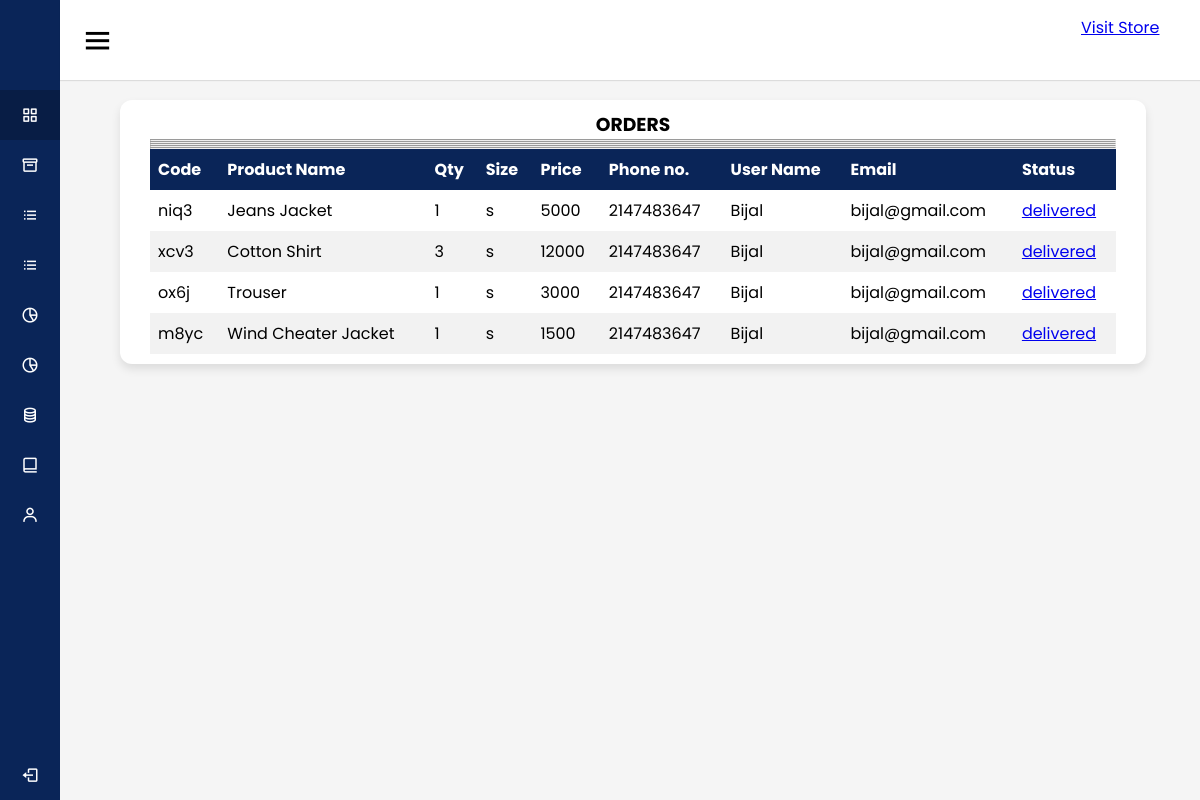
The app's page /orderdisplay.php with its own data.
### tables this page shows
CREATE TABLE `customer_order` (
  `code` varchar(100) NOT NULL,
  `product_name` varchar(1000) NOT NULL,
  `quantity` int(100) NOT NULL,
  `size` varchar(50) NOT NULL,
  `price` int(11) NOT NULL,
  `phone` int(11) NOT NULL,
  `email` varchar(1000) NOT NULL,
  `user_name` varchar(1000) NOT NULL
);

### orderdisplay.php (the view, shortened to what this page needs)
<?php
   include 'top.php';
?>
   <html>
     <head>
     </head>
            <body >
				 <font face="Maiandra GD">
				     <section><br><br><br><br>
					   <div class="wwe">
                         <div class="qwe">
					     <div class="tbl-header">
					      <center><b><h3> ORDERS</h3></b></center>	<hr><hr><hr><hr><hr>
					      <table cellpadding="0" cellspacing="0" border="0" width="100%" >
					        <thead>
					           <tr bgcolor="grey">
					            <b>
					             <th>Code</th>
					             <th>Product Name</th>
					             <th>Qty</th>
					             <th>Size</th>
					             <th>Price</th>
							 	 <th>Phone no.</th>
							  	 <th id="e">User Name</th>
							 	 <th id='u'>Email</th>
							 	 <th>Status</th>	</b>
					            </tr>
					       </thead>
							           <?php
							              $conn=mysqli_connect("localhost","root","","kings");
								          $sql="SELECT * FROM customer_order";
								          $result=mysqli_query($conn,$sql);
								          if(mysqli_num_rows($result)>0)
								          {
							           ?>
					    </div>
					    <div class="tbl-content">
					    			   <?php
										    while($row=mysqli_fetch_assoc($result))
											  {
											   echo "<tr>";
											   echo "<td>".$row['code']."</td><td>".$row['product_name']."</td><td>".$row['quantity']."</td>";
											   echo "<td>".$row['size']."</td><td>".$row['price']."</td><td>".$row['phone']."</td>";
											   $pass=$row['code'];
											   echo "<td>".$row['user_name']."</td><td>".$row['email'];
											   echo "<td><a href='orderdel.php?id=$pass'>delivered</a></td>";
											   echo "</tr>";
											  }
						                }?>
					    </div>
				     </section>
				 </font>
			</body>
   </html>

### qwerty.css (style rules this page uses)
* { margin: 0; padding: 0; box-sizing: border-box; font-family: 'Poppins', sans-serif; }

### orderdisplay.php (style rules this page uses)
.qwe { padding-left: 20px; padding-right: 20px; }
.wwe { width: 90%; background: #fff; padding: 10px 10px; margin: 0px 60px; border-radius: 12px; box-shadow: 0 5px 10px rgba(0, 0, 0, 0.1); }
table { border-collapse: collapse; width: 100%; }
th, td { text-align: left; padding: 8px; }
tr:nth-child(even) { background-color: #f2f2f2 }
th { background-color: #0A2558; color: white; }

### records on screen
customer_order: code "niq3", product_name "Jeans Jacket", quantity "1", size "s", price "5000", phone "2147483647", user_name "Bijal", email "bijal@gmail.com"
customer_order: code "xcv3", product_name "Cotton Shirt", quantity "3", size "s", price "12000", phone "2147483647", user_name "Bijal", email "bijal@gmail.com"
customer_order: code "ox6j", product_name "Trouser", quantity "1", size "s", price "3000", phone "2147483647", user_name "Bijal", email "bijal@gmail.com"
customer_order: code "m8yc", product_name "Wind Cheater Jacket", quantity "1", size "s", price "1500", phone "2147483647", user_name "Bijal", email "bijal@gmail.com"
